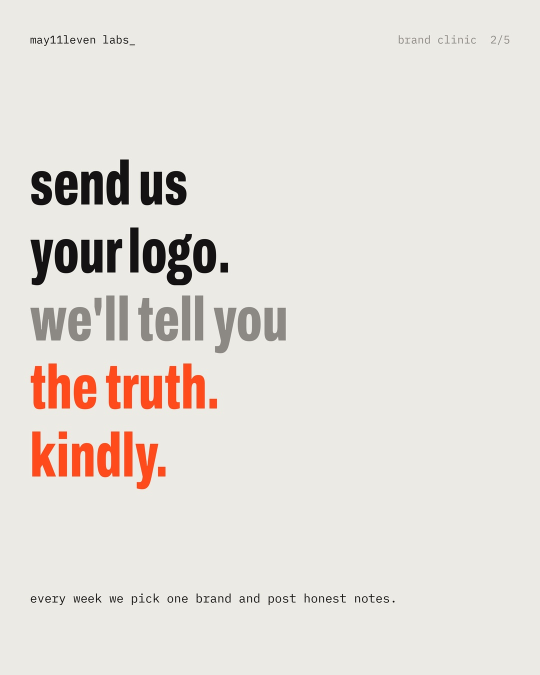
#> input picture week/clinic-2.jpg, 1080 x 1350 px, given in place of clinic-0.jpg, which was not available (shown at 1/2 size)
$ python clinic.py
#> lines starting #> are read from the running program, lines starting #| are printed output that depends on the picture
### brand/code/v3/mm.py
"""May11Leven minimal-mode kit (Holographik lessons): one grotesk, mono data labels,
opacity hierarchy, tick rings, dots/lines, rounded cards, one accent per post."""
from PIL import Image, ImageDraw, ImageFont, ImageFilter
import math, numpy as np
F='/home/claude/kit/fonts/'
W,H=1080,1440;M=64
def SANS(sz,w='Medium'): return ImageFont.truetype(F+f'InterTight-{w}.ttf',sz)
def MONO(sz,med=False): return ImageFont.truetype(F+('PlexMonoMed.ttf' if med else 'PlexMono.ttf'),sz)
def mix(a,b,t): return tuple(int(a[i]*(1-t)+b[i]*t) for i in range(3))
def tl(f,s,tr): return f.getlength(s)+max(0,len(s)-1)*tr*f.size
def tt(d,x,y,s,f,fill,tr=0.0):
    if not tr: d.text((x,y),s,font=f,fill=fill); return
    for i,ch in enumerate(s): d.text((x+f.getlength(s[:i])+i*tr*f.size,y),ch,font=f,fill=fill)
def mono(d,x,y,s,fill,sz=18,anchor='l',med=False):
    f=MONO(sz,med);s=s.upper()
    if anchor=='r': x=x-tl(f,s,0.1)
    if anchor=='c': x=x-tl(f,s,0.1)/2
    tt(d,x,y,s,f,fill,0.1)
def wrap(f,text,maxw,tr):
    out=[];line=''
    for wd in text.split(' '):
        t=(line+' '+wd).strip()
        if tl(f,t,tr)>maxw and line: out.append(line);line=wd
        else: line=t
    out.append(line);return out
def head(d,x,y,text,sz,fill,maxw=W-2*M,lead=1.04,tr=-0.032,w='Medium',lines=None,indent=0):
    f=SANS(sz,w);ls=lines or wrap(f,text,maxw,tr)
    for i,l in enumerate(ls):
        tt(d,x+(indent if i==0 else 0),y,l,f,fill,tr);y+=sz*lead
    return y
def body(d,x,y,text,sz,fill,maxw,lead=1.32,w='Regular',tr=-0.01):
    f=SANS(sz,w)
    for l in wrap(f,text,maxw,tr): tt(d,x,y,l,f,fill,tr);y+=sz*lead
    return y
def tag(d,x,y,idx,name,ink,paper,sz=17):
    """our section marker: index in a hairline box above a filled tag"""
    f=MONO(sz,True);sz=f.size;a=idx.upper();b=name.upper()
    wa=tl(f,a,0.1)+16;d.rounded_rectangle((x,y,x+wa,y+sz+12),radius=4,outline=ink,width=2)
    tt(d,x+8,y+5,a,f,ink,0.1)
    y2=y+sz+18;wb=tl(f,b,0.1)+18
    d.rounded_rectangle((x,y2,x+wb,y2+sz+12),radius=4,fill=ink);tt(d,x+9,y2+5,b,f,paper,0.1)
    return wb
def frame_labels(d,page,total,fill,top='May11Leven Labs'):
    mono(d,M,56,top,fill,17);mono(d,W-M,56,f'{page:02d}/{total:02d}',fill,17,'r')
def ring(d,cx,cy,r,n,fill,ln=14,width=2,hi=None,hicol=None,skip=None):
    for k in range(n):
        a=-math.pi/2+2*math.pi*k/n
        if skip and k in skip: continue
        col=hicol if (hi and k in hi) else fill;l=ln*(1.8 if (hi and k in hi) else 1)
        x1,y1=cx+r*math.cos(a),cy+r*math.sin(a);x2,y2=cx+(r-l)*math.cos(a),cy+(r-l)*math.sin(a)
        d.line((x1,y1,x2,y2),fill=col,width=width)
def dashed(d,x1,y1,x2,y2,fill,dash=10,gap=8,width=2):
    L=math.hypot(x2-x1,y2-y1);n=int(L//(dash+gap))+1
    for k in range(n):
        s=k*(dash+gap)/L;e=min(1,(k*(dash+gap)+dash)/L)
        d.line((x1+(x2-x1)*s,y1+(y2-y1)*s,x1+(x2-x1)*e,y1+(y2-y1)*e),fill=fill,width=width)
def olist(d,x,y,items,active,sz,on,off,lead=1.12,tr=-0.03,w='Medium'):
    f=SANS(sz,w)
    for i,s in enumerate(items):
        tt(d,x,y,s,f,on if i==active else off,tr);y+=sz*lead
    return y
def mark(d,x,y,h,col):
    w=int(h*0.17);g=int(h*0.13)
    d.rectangle((x,y,x+w,y+h),fill=col);d.rectangle((x+w+g,y+int(h*0.22),x+2*w+g,y+h),fill=col)
# [7 lines left out: function round_paste, not called in this run]
def cover_crop(im,w,h,fx=0.5,fy=0.5):
    s=max(w/im.width,h/im.height);im=im.resize((int(im.width*s)+1,int(im.height*s)+1),Image.LANCZOS)
    x=int((im.width-w)*fx);y=int((im.height-h)*fy);return im.crop((x,y,x+w,y+h))
def grain(im,amt=3.2,seed=1):
    a=np.array(im).astype(float);r=np.random.default_rng(seed).normal(0,amt,a.shape[:2])[...,None]
    return Image.fromarray(np.clip(a+r,0,255).astype('uint8'))

### brand/code/v3/clinic.py
import sys;sys.path.insert(0,'/home/claude/remake/v3')
from mm import *
PAP=(241,233,221);DEEP=(52,27,15);RED=(204,48,5);MID=mix(PAP,DEEP,0.55);FADE=mix(PAP,DEEP,0.2)
T=9;out='/home/claude/remake/v3/out/'
import os;os.makedirs(out,exist_ok=True)
def save(im,n): grain(im,2.4,n).save(out+f'clinic-{n}.jpg',quality=94)
# 1 cover: clean sign
Image.open('/home/claude/remake/cov/clinic-0.jpg').convert('RGB').save(out+'clinic-1.jpg',quality=95)
# 2 statement
im=Image.new('RGB',(W,H),PAP);d=ImageDraw.Draw(im);frame_labels(d,2,T,MID,'Brand clinic')
tag(d,M,250,'11.01','The problem',DEEP,PAP)
head(d,M,420,'',76,DEEP,lines=['Nothing is wrong','with your business.','Maybe your logo just','hasn\'t caught up','with it.'])
body(d,620,1170,'Brand clinic is our free, honest look at one logo: five tests and a short note on what to keep and what to fix.',24,MID,396)
save(im,2)
# 3 street photo, small caption only
wall=Image.open('/home/claude/remake/wall.png').convert('RGB')
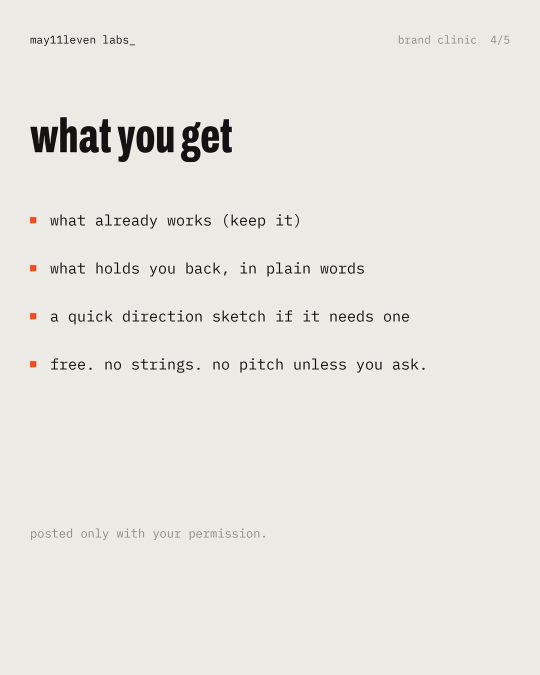
#> input picture week/clinic-4.jpg, 1080 x 1350 px, given in place of wall.png, which was not available (shown at 1/2 size)
#> wall is the input picture: PIL image 1080x1350 RGB; mean R, G, B 231, 229.9, 225
im=cover_crop(wall.crop((0,0,1700,1620)),W,H,0.35,0.5);d=ImageDraw.Draw(im)
#> in cover_crop, `im = im.resize((int(im.width * s) + 1, int(im.height * s) + 1), Image.`:
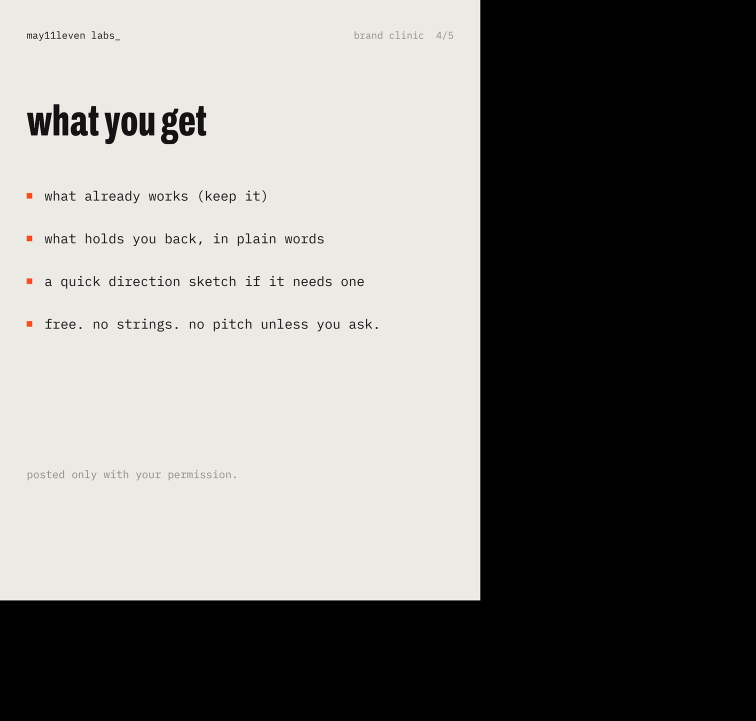
#> im: PIL image 1512x1441 RGB (shown at 1/2 size); mean R, G, B 122.3, 121.8, 119.1
#> in cover_crop, `return im.crop((x, y, x + w, y + h))`:
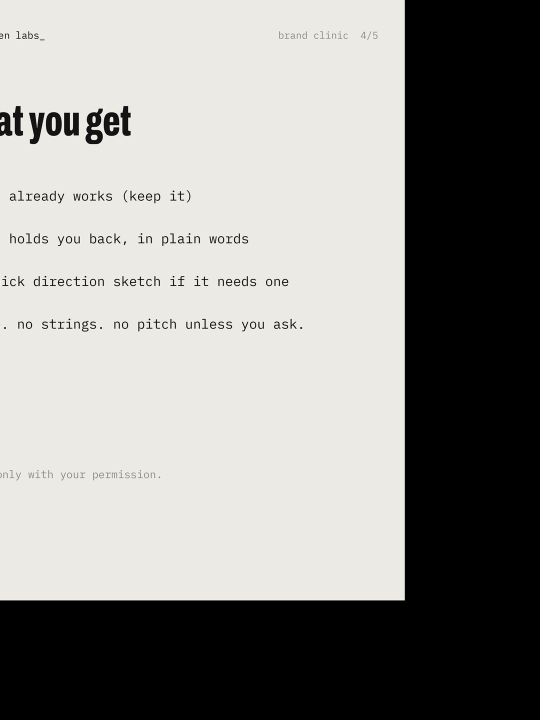
#> returned value: PIL image 1080x1440 RGB (shown at 1/2 size); mean R, G, B 144.6, 144, 140.9
sh=Image.new('L',(W,H),0);sd=ImageDraw.Draw(sh)
#> after `sh = Image.new('L', (W, H), 0)`: sh: PIL image 1080x1440 L; every value is 0
for y in range(1100,H): sd.line((0,y,W,y),fill=int(150*((y-1100)/340)**1.4))
im=Image.composite(Image.new('RGB',(W,H),DEEP),im,sh);d=ImageDraw.Draw(im)
#> after `im = Image.composite(Image.new('RGB', (W, H), DEEP), im, sh)`:
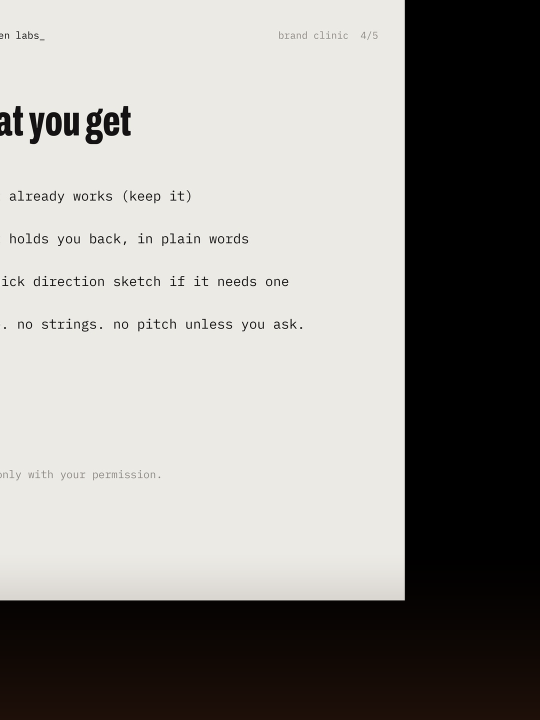
#> im: PIL image 1080x1440 RGB (shown at 1/2 size); mean R, G, B 147.1, 145, 141.3
frame_labels(d,3,T,DEEP,'Brand clinic')
mono(d,M,1330,'From a passing moto, your sign gets one look.',PAP,19)
save(im,3)
# 4-8 the five tests
tests=['16 px','One colour','Across the street','Black and white','Three seconds']
notes=['Still readable as a phone tab icon?','Does it survive a single-colour stamp?','Readable on a shopfront from a moving moto?','Does it hold on a cheap receipt print?','Could someone sketch it after one look?']
CX,CY,R=W-M-260,470,250
def illo(d,k):
    ring(d,CX,CY,R,120,FADE,12,2)
    if k==0:
        s=16;d.rectangle((CX-s//2,CY-s//2,CX+s//2,CY+s//2),fill=RED)
        dashed(d,CX-150,CY-150,CX+150,CY-150,MID);dashed(d,CX-150,CY+150,CX+150,CY+150,MID)
        dashed(d,CX-150,CY-150,CX-150,CY+150,MID);dashed(d,CX+150,CY-150,CX+150,CY+150,MID)
        for sx,sy in [(-1,-1),(1,-1),(-1,1),(1,1)]: dashed(d,CX+sx*8,CY+sy*8,CX+sx*150,CY+sy*150,FADE,6,6)
        mono(d,CX,CY+R+30,'16 × 16 PX',MID,17,'c')
    if k==1:
        d.ellipse((CX-130,CY-130,CX+130,CY+130),fill=DEEP);mono(d,CX,CY+R+30,'1 ink · no gradients',MID,17,'c')
    if k==2:
        y=CY;d.line((CX-200,y,CX+170,y),fill=MID,width=2)
        d.ellipse((CX-210,y-10,CX-190,y+10),fill=DEEP);d.rectangle((CX+150,y-34,CX+210,y+4),fill=RED)
        for j in range(1,8): d.line((CX-200+j*46,y-8,CX-200+j*46,y+8),fill=MID,width=2)
        mono(d,CX-200,y+30,'you',MID,17);mono(d,CX+210,y+30,'≈ 18 m · 1 sec',MID,17,'r')
    if k==3:
        d.pieslice((CX-130,CY-130,CX+130,CY+130),90,270,fill=DEEP);d.ellipse((CX-130,CY-130,CX+130,CY+130),outline=DEEP,width=2)
        mono(d,CX,CY+R+30,'k 100 · thermal print',MID,17,'c')
    if k==4:
        ring(d,CX,CY,R,120,FADE,12,2,hi=set(range(0,6)),hicol=RED)
        f=SANS(190);s='3';tt(d,CX-f.getlength(s)/2-8,CY-125,s,f,DEEP,-0.03);mono(d,CX,CY+80,'seconds',MID,17,'c')
for k in range(5):
    im=Image.new('RGB',(W,H),PAP);d=ImageDraw.Draw(im);frame_labels(d,4+k,T,MID,'Brand clinic')
    tag(d,M,250,f'11.0{k+2}','Test 0'+str(k+1),DEEP,PAP)
    illo(d,k)
    mono(d,M,880,'Five tests for every logo',MID,18)
    olist(d,M,930,tests,k,62,DEEP,FADE,1.1)
    body(d,M,1300,notes[k],26,DEEP,600,w='Medium')
    save(im,4+k)
#> this loop made 5 passes
#> pass 1, in grain (call 3), `a = np.array(im).astype(float)`:
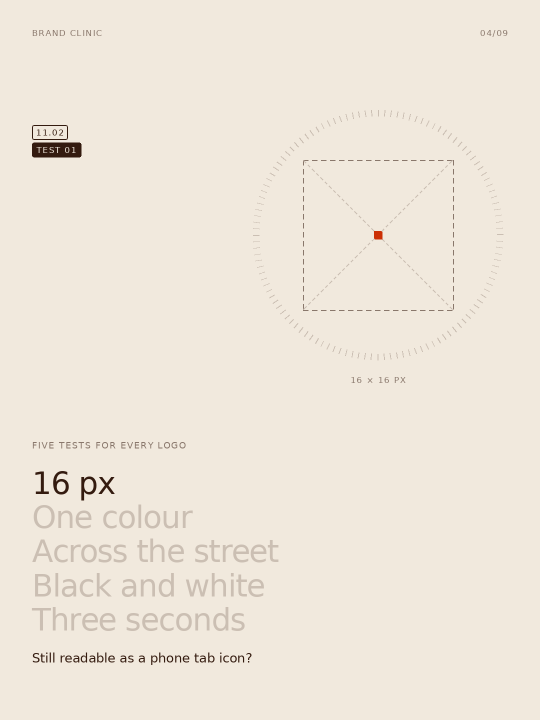
#> a: shape (1440, 1080, 3) float64 (shown at 1/2 size); mean R, G, B 239.2, 231, 219
# 9 close
im=Image.new('RGB',(W,H),DEEP);d=ImageDraw.Draw(im);frame_labels(d,9,T,mix(DEEP,PAP,0.5),'Brand clinic')
#> after `im = Image.new('RGB', (W, H), DEEP)`:
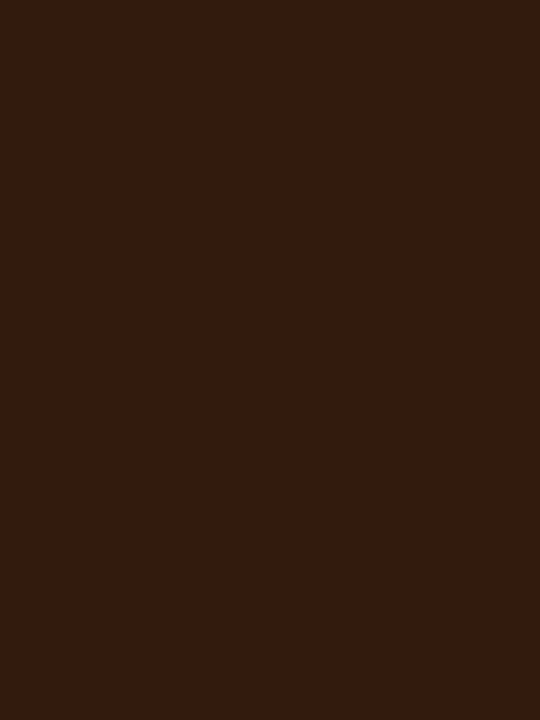
#> im: PIL image 1080x1440 RGB (shown at 1/2 size); mean R, G, B 52, 27, 15
mark(d,M,250,92,RED)
head(d,M,520,'',80,PAP,lines=['Send us your logo.','We\'ll tell you the','truth, kindly.'])
body(d,M,840,'Comment 11, then send it to our DMs or email.',28,mix(DEEP,PAP,0.62),700)
body(d,M,950,'hello@may11levenlabs.com',28,PAP,900,w='Medium');body(d,M,992,'may11leven.labs@gmail.com',28,PAP,900,w='Medium')
mono(d,M,1340,'Posted only with your permission',mix(DEEP,PAP,0.45),17)
save(im,9)
#> in grain (call 8), `a = np.array(im).astype(float)`:
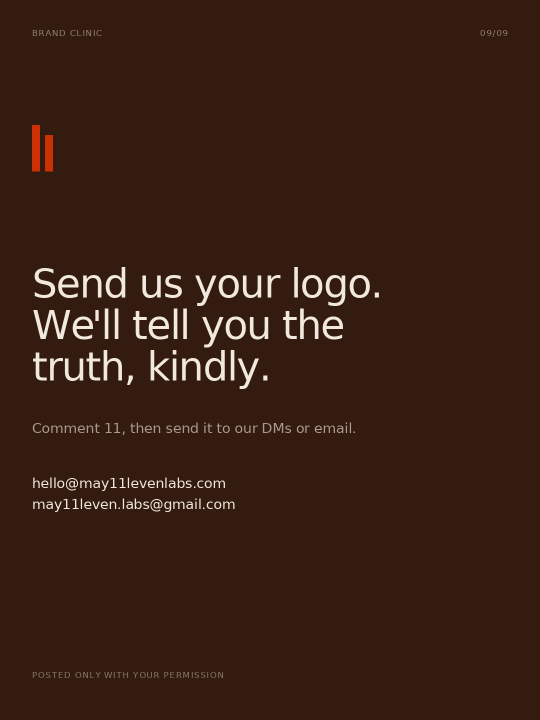
#> a: shape (1440, 1080, 3) float64 (shown at 1/2 size); mean R, G, B 56.7, 31.9, 19.8
